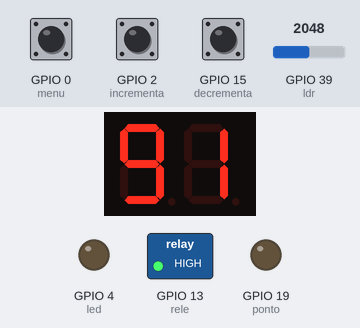
Recording of a sketch running on a simulated ESP32. Parts: 2-digit seven-segment display, switched loads named in the sketch (green lamp = pin HIGH), output pins drawn as LEDs (lit = HIGH). Wiring (inferred from the names in the program): 2-digit 7-segment display, segments lit when HIGH: segments GPIO 18, GPIO 5, GPIO 21, GPIO 3, GPIO 1, GPIO 23, GPIO 22; digit selects GPIO 16, GPIO 17. Dashed ring = blinking. The inputs (shaded band) are chosen by the test bench; at power-on: GPIO 0 (menu) HIGH, GPIO 39 (ldr) = 2048, GPIO 15 (decrementa) HIGH, GPIO 2 (incrementa) HIGH. The segment pins are drawn as the display they are named for; pins used as bus, display or sensor lines are not drawn.

Above: at 1.2 s.
1.3 s: GPIO 0 (menu) pulled LOW for 1 s
At 2.41 s:
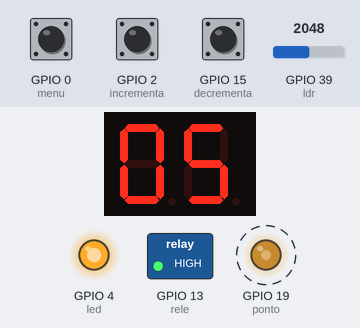
4.0 s: GPIO 0 (menu) pulled LOW for 0.15 s
At 5.4 s:
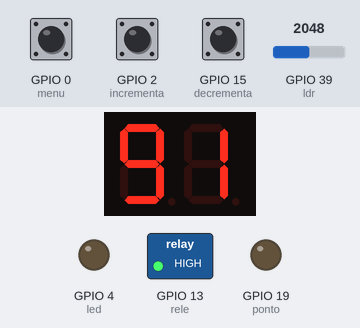
5.7 s: GPIO 39 (ldr) set to 1556
At 6.2 s:
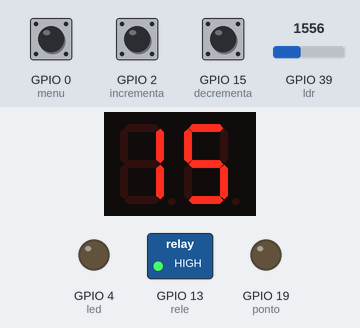
7.4 s: GPIO 39 (ldr) set to 1455
At 8.6 s:
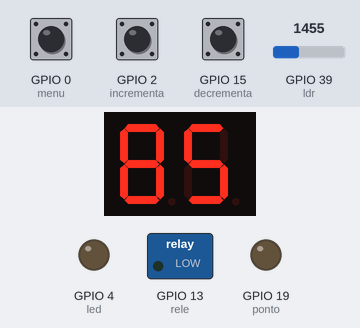
8.9 s: GPIO 0 (menu) pulled LOW for 3.2 s
At 12.21 s:
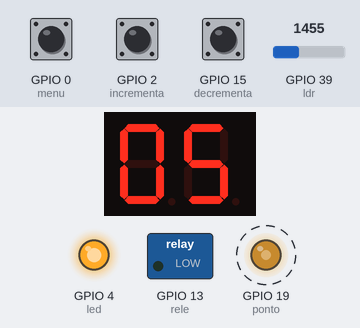
13.8 s: GPIO 15 (decrementa) pulled LOW for 0.15 s
At 14.25 s:
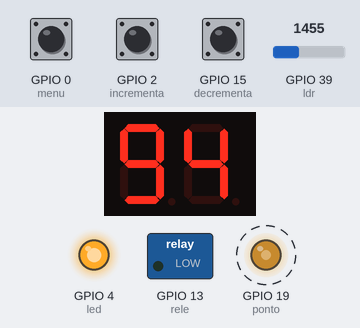
Timing chart, 0 to 16.5 s (numbered marks = the images above; inputs shaded):
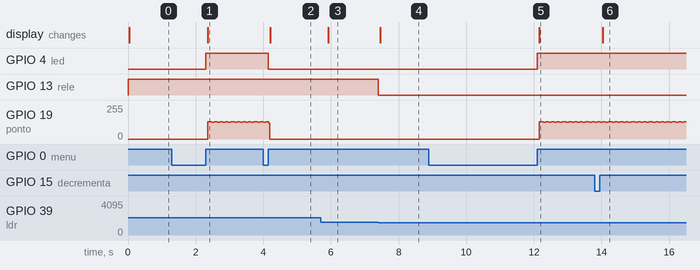

Measured:
- the behaviour switches between 1509 and 1508 on GPIO 39 (ldr) (found by bisection; images 3 and 4)
- after the input at 1.3 s, GPIO 4 (led): LOW → HIGH after 1.0 s; GPIO 19 (ponto): alternates 130/255 for 0.08 s and 124/255 for 0.08 s, starting after 1.1 s; the display: changes after 1.1 s (image 1)
- after the input at 4.0 s, GPIO 4 (led): HIGH → LOW after 0.15 s; the display: changes after 0.20 s (image 2)
- after the input at 5.7 s, the display: changes after 0.22 s (image 3)
- after the input at 7.4 s, GPIO 13 (rele): HIGH → LOW at once; the display: changes after 0.06 s (image 4)
- after the input at 8.9 s, GPIO 4 (led): LOW → HIGH after 3.2 s; GPIO 19 (ponto): alternates 130/255 for 0.08 s and 124/255 for 0.08 s, starting after 3.3 s; the display: changes after 3.3 s (image 5)
- after the input at 13.8 s, the display: changes after 0.24 s (image 6)

The sketch:

PROVA02.ino
```cpp
/*
   ###########################
   # NATHAN DA SILVA FELIPE
   # NICOLAS BORBA PEREIRA
   ###########################
*/

#include <Arduino.h>
#include "freertos/FreeRTOS.h"
#include "freertos/task.h"
#include "freertos/queue.h"

static const uint8_t led = 4;
static const uint8_t menu = 0;
static const uint8_t incrementa = 2;
static const uint8_t decrementa = 15;
static const uint8_t rele = 13;
static const uint8_t ldr = 39;
static const uint8_t a = 18;
static const uint8_t b = 5;
static const uint8_t c = 21;
static const uint8_t d = 3;
static const uint8_t e = 1;
static const uint8_t f = 23;
static const uint8_t g = 22;
static const uint8_t ponto = 19;
static const uint8_t display_dezena = 16;
static const uint8_t display_unidade = 17;
static const uint16_t mini_calibrado = 820;
static const uint16_t max_calibrado = 2335;
static const uint8_t setpointInicial = 50;
static const uint8_t histerese = 5;
static const TickType_t debounce = pdMS_TO_TICKS(50);

const byte digitos7seg[10][8] = {
  {1, 1, 1, 1, 1, 1, 0, 0},
  {0, 1, 1, 0, 0, 0, 0, 0},
  {1, 1, 0, 1, 1, 0, 1, 0},
  {1, 1, 1, 1, 0, 0, 1, 0},
  {0, 1, 1, 0, 0, 1, 1, 0},
  {1, 0, 1, 1, 0, 1, 1, 0},
  {1, 0, 1, 1, 1, 1, 1, 0},
  {1, 1, 1, 0, 0, 0, 0, 0},
  {1, 1, 1, 1, 1, 1, 1, 0},
  {1, 1, 1, 1, 0, 1, 1, 0}
};

QueueHandle_t filaControle;
QueueHandle_t filaDisplay;
volatile uint8_t Display = 0;
volatile bool pontoDecimalAtivo = false;
void taskLeituraLdr(void *pvParameters);
void taskControleMenu(void *pvParameters);
void taskDisplay(void *pvParameters);
bool botaoPressionado(uint8_t pinoBotao);
uint8_t converter(uint16_t leituraDaPorta);
void JogaNoDisplay(uint8_t valor, bool modoProgramacao);
void apagarDisplays();
void escreverDigito(uint8_t digito, bool pontoDecimal);
void exibiroNumero(uint8_t numero, bool pontoDecimal);

const uint8_t pinosSegmentos[8] = {
  a, b, c, d, e, f, g, ponto
};

struct DadosLuminosidade {
  uint16_t leituraDaPorta;
  uint8_t Percentual;
};

struct DadosDisplay {
  uint8_t valor;
  bool modoProgramacao;
};

void setup() {
  pinMode(ldr, INPUT);
  pinMode(led, OUTPUT);
  pinMode(rele, OUTPUT);
  pinMode(menu, INPUT_PULLUP);
  pinMode(incrementa, INPUT_PULLUP);
  pinMode(decrementa, INPUT_PULLUP);
  digitalWrite(led, LOW);
  digitalWrite(rele, LOW);

  for (uint8_t i = 0; i < 8; i++) {
    pinMode(pinosSegmentos[i], OUTPUT);
    digitalWrite(pinosSegmentos[i], LOW);
  }

  pinMode(display_dezena, OUTPUT);
  pinMode(display_unidade, OUTPUT);
  apagarDisplays();

  filaControle = xQueueCreate(1, sizeof(DadosLuminosidade));
  filaDisplay = xQueueCreate(1, sizeof(DadosDisplay));

  if (filaControle == NULL || filaDisplay == NULL) {
    while (true) {
      delay(1000);
    }
  }

  JogaNoDisplay(setpointInicial, false);

  if (xTaskCreate(taskLeituraLdr, "LeituraLDR", 2048, NULL, 1, NULL) != pdPASS ||
      xTaskCreate(taskControleMenu, "ControleMenu", 4096, NULL, 2, NULL) != pdPASS ||
      xTaskCreate(taskDisplay, "Display", 2048, NULL, 2, NULL) != pdPASS) {
    while (true) {
      delay(1000);
    }
  }
}

void loop() {
  vTaskDelay(pdMS_TO_TICKS(1000));
}

void taskLeituraLdr(void *pvParameters) {
  (void) pvParameters;

  while (true) {
    DadosLuminosidade amostra;
    amostra.leituraDaPorta = analogRead(ldr);
    amostra.Percentual = converter(amostra.leituraDaPorta);

    xQueueOverwrite(filaControle, &amostra);
    vTaskDelay(pdMS_TO_TICKS(200));
  }
}

void taskControleMenu(void *pvParameters) {
  (void) pvParameters;

  DadosLuminosidade Atual = {0, 0};
  uint8_t setpoint = setpointInicial;
  bool modoProgramacao = false;
  bool releLigado = false;

  JogaNoDisplay(0, false);

  while (true) {
    DadosLuminosidade novaAmostra;
    if (xQueueReceive(filaControle, &novaAmostra, pdMS_TO_TICKS(20)) == pdTRUE) {
      Atual = novaAmostra;
    }

    if (botaoPressionado(menu)) {
      modoProgramacao = !modoProgramacao;
      digitalWrite(led, modoProgramacao ? HIGH : LOW);
      JogaNoDisplay(modoProgramacao ? setpoint : Atual.Percentual, modoProgramacao);
    }

    if (modoProgramacao) {
      if (botaoPressionado(incrementa) && setpoint < 99) {
        setpoint++;
        JogaNoDisplay(setpoint, true);
      }

      if (botaoPressionado(decrementa) && setpoint > 0) {
        setpoint--;
        JogaNoDisplay(setpoint, true);
      }
    } else {
      if (!releLigado && Atual.Percentual <= max(0, static_cast<int>(setpoint) - histerese)) {
        releLigado = true;
        digitalWrite(rele, HIGH);
      } else if (releLigado && Atual.Percentual >= min(100, static_cast<int>(setpoint) + histerese)) {
        releLigado = false;
        digitalWrite(rele, LOW);
      }

      JogaNoDisplay(Atual.Percentual, false);
    }

    vTaskDelay(pdMS_TO_TICKS(120));
  }
}

void taskDisplay(void *pvParameters) {
  (void) pvParameters;
  DadosDisplay dadosRecebidos;

  while (true) {
    if (xQueueReceive(filaDisplay, &dadosRecebidos, 0) == pdTRUE) {
      Display = dadosRecebidos.valor;
      pontoDecimalAtivo = dadosRecebidos.modoProgramacao;
    }

    exibiroNumero(Display, pontoDecimalAtivo);
  }
}

bool botaoPressionado(uint8_t pinoBotao) {
  if (digitalRead(pinoBotao) == LOW) {
    vTaskDelay(debounce);

    if (digitalRead(pinoBotao) == LOW) {
      while (digitalRead(pinoBotao) == LOW) {
        vTaskDelay(pdMS_TO_TICKS(10));
      }

      return true;
    }
  }

  return false;
}

uint8_t converter(uint16_t leituraDaPorta) {
  uint16_t leituraCalibrada = constrain(leituraDaPorta, mini_calibrado, max_calibrado);
  return static_cast<uint8_t>(map(leituraCalibrada, mini_calibrado, max_calibrado, 99, 0));
}

void JogaNoDisplay(uint8_t valor, bool modoProgramacao) {
  DadosDisplay dados = {static_cast<uint8_t>(constrain(valor, 0, 99)), modoProgramacao};
  xQueueOverwrite(filaDisplay, &dados);
}

void apagarDisplays() {
  digitalWrite(display_dezena, LOW);
  digitalWrite(display_unidade, LOW);
}

void escreverDigito(uint8_t digito, bool pontoDecimal) {
  for (uint8_t i = 0; i < 8; i++) {
    digitalWrite(pinosSegmentos[i], digitos7seg[digito][i]);
  }

  digitalWrite(ponto, pontoDecimal ? HIGH : LOW);
}

void exibiroNumero(uint8_t numero, bool pontoDecimal) {
  uint8_t valor = constrain(numero, 0, 99);
  uint8_t dezena = valor / 10;
  uint8_t unidade = valor % 10;

  apagarDisplays();
  escreverDigito(dezena, false);
  digitalWrite(display_dezena, HIGH);
  vTaskDelay(pdMS_TO_TICKS(2));

  apagarDisplays();
  escreverDigito(unidade, pontoDecimal);
  digitalWrite(display_unidade, HIGH);
  vTaskDelay(pdMS_TO_TICKS(2));
}
```
